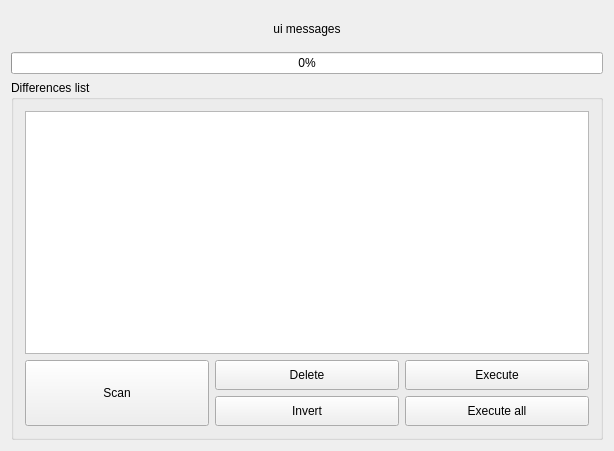
<?xml version="1.0" encoding="UTF-8"?>
<ui version="4.0">
 <class>MainWindow</class>
 <widget class="QMainWindow" name="MainWindow">
  <property name="geometry">
   <rect>
    <x>0</x>
    <y>0</y>
       <width>614</width>
       <height>451</height>
   </rect>
  </property>
  <property name="windowTitle">
   <string>ADB Sync</string>
  </property>
  <widget class="QWidget" name="centralWidget">
      <property name="enabled">
          <bool>true</bool>
      </property>
      <property name="sizePolicy">
          <sizepolicy hsizetype="Preferred" vsizetype="Preferred">
              <horstretch>0</horstretch>
              <verstretch>0</verstretch>
          </sizepolicy>
      </property>
      <layout class="QGridLayout" name="gridLayout">
          <item row="0" column="0">
              <layout class="QVBoxLayout" name="verticalLayout">
                  <property name="sizeConstraint">
                      <enum>QLayout::SetMaximumSize</enum>
                  </property>
                  <item>
                      <widget class="QLabel" name="ui_messages">
                          <property name="sizePolicy">
                              <sizepolicy hsizetype="Preferred" vsizetype="Fixed">
                                  <horstretch>0</horstretch>
                                  <verstretch>0</verstretch>
                              </sizepolicy>
                          </property>
                          <property name="minimumSize">
                              <size>
                                  <width>0</width>
                                  <height>35</height>
                              </size>
                          </property>
                          <property name="text">
                              <string>ui messages</string>
                          </property>
                          <property name="textFormat">
                              <enum>Qt::AutoText</enum>
                          </property>
                          <property name="alignment">
                              <set>Qt::AlignCenter</set>
                          </property>
                          <property name="wordWrap">
                              <bool>true</bool>
                          </property>
                      </widget>
                  </item>
                  <item>
                      <widget class="QProgressBar" name="progress1">
                          <property name="sizePolicy">
                              <sizepolicy hsizetype="Preferred" vsizetype="Fixed">
                                  <horstretch>0</horstretch>
                                  <verstretch>0</verstretch>
                              </sizepolicy>
                          </property>
                          <property name="value">
                              <number>0</number>
                          </property>
                      </widget>
                  </item>
                  <item>
                      <widget class="QGroupBox" name="groupBox1">
                          <property name="title">
                              <string>Differences list</string>
                          </property>
                          <layout class="QGridLayout" name="gridLayout_2">
                              <item row="0" column="0">
                                  <layout class="QVBoxLayout" name="verticalLayout_2">
                                      <item>
                                          <widget class="QTableWidget" name="list1">
                                              <property name="editTriggers">
                                                  <set>QAbstractItemView::NoEditTriggers</set>
                                              </property>
                                              <property name="alternatingRowColors">
                                                  <bool>true</bool>
                                              </property>
                                              <property name="verticalScrollMode">
                                                  <enum>QAbstractItemView::ScrollPerPixel</enum>
                                              </property>
                                              <property name="horizontalScrollMode">
                                                  <enum>QAbstractItemView::ScrollPerPixel</enum>
                                              </property>
                                              <property name="showGrid">
                                                  <bool>true</bool>
                                              </property>
                                              <property name="gridStyle">
                                                  <enum>Qt::SolidLine</enum>
                                              </property>
                                              <property name="cornerButtonEnabled">
                                                  <bool>true</bool>
                                              </property>
                                              <attribute name="horizontalHeaderVisible">
                                                  <bool>false</bool>
                                              </attribute>
                                              <attribute name="horizontalHeaderHighlightSections">
                                                  <bool>true</bool>
                                              </attribute>
                                              <attribute name="verticalHeaderVisible">
                                                  <bool>false</bool>
                                              </attribute>
                                              <attribute name="verticalHeaderDefaultSectionSize">
                                                  <number>21</number>
                                              </attribute>
                                              <attribute name="verticalHeaderHighlightSections">
                                                  <bool>true</bool>
                                              </attribute>
                                          </widget>
                                      </item>
                                      <item>
                                          <layout class="QGridLayout" name="gridLayout_3">
                                              <item row="0" column="0">
                                                  <widget class="QPushButton" name="pb_scan">
                                                      <property name="enabled">
                                                          <bool>true</bool>
                                                      </property>
                                                      <property name="sizePolicy">
                                                          <sizepolicy hsizetype="Minimum"
                                                                      vsizetype="Preferred">
                                                              <horstretch>0</horstretch>
                                                              <verstretch>0</verstretch>
                                                          </sizepolicy>
                                                      </property>
                                                      <property name="minimumSize">
                                                          <size>
                                                              <width>0</width>
                                                              <height>30</height>
                                                          </size>
                                                      </property>
                                                      <property name="text">
                                                          <string>Scan</string>
                                                      </property>
                                                  </widget>
                                              </item>
                                              <item row="0" column="2">
                                                  <layout class="QVBoxLayout"
                                                          name="verticalLayout_4">
                                                      <item>
                                                          <widget class="QPushButton"
                                                                  name="pb_execute">
                                                              <property name="sizePolicy">
                                                                  <sizepolicy hsizetype="Minimum"
                                                                              vsizetype="Preferred">
                                                                      <horstretch>0</horstretch>
                                                                      <verstretch>0</verstretch>
                                                                  </sizepolicy>
                                                              </property>
                                                              <property name="minimumSize">
                                                                  <size>
                                                                      <width>0</width>
                                                                      <height>30</height>
                                                                  </size>
                                                              </property>
                                                              <property name="text">
                                                                  <string>Execute</string>
                                                              </property>
                                                          </widget>
                                                      </item>
                                                      <item>
                                                          <widget class="QPushButton"
                                                                  name="pb_execute_all">
                                                              <property name="sizePolicy">
                                                                  <sizepolicy hsizetype="Minimum"
                                                                              vsizetype="Preferred">
                                                                      <horstretch>0</horstretch>
                                                                      <verstretch>0</verstretch>
                                                                  </sizepolicy>
                                                              </property>
                                                              <property name="minimumSize">
                                                                  <size>
                                                                      <width>0</width>
                                                                      <height>30</height>
                                                                  </size>
                                                              </property>
                                                              <property name="text">
                                                                  <string>Execute all</string>
                                                              </property>
                                                          </widget>
                                                      </item>
                                                  </layout>
                                              </item>
                                              <item row="0" column="1">
                                                  <layout class="QVBoxLayout"
                                                          name="verticalLayout_3">
                                                      <item>
                                                          <widget class="QPushButton"
                                                                  name="pb_delete">
                                                              <property name="sizePolicy">
                                                                  <sizepolicy hsizetype="Minimum"
                                                                              vsizetype="Preferred">
                                                                      <horstretch>0</horstretch>
                                                                      <verstretch>0</verstretch>
                                                                  </sizepolicy>
                                                              </property>
                                                              <property name="minimumSize">
                                                                  <size>
                                                                      <width>0</width>
                                                                      <height>30</height>
                                                                  </size>
                                                              </property>
                                                              <property name="text">
                                                                  <string>Delete</string>
                                                              </property>
                                                          </widget>
                                                      </item>
                                                      <item>
                                                          <widget class="QPushButton"
                                                                  name="pb_reverse">
                                                              <property name="sizePolicy">
                                                                  <sizepolicy hsizetype="Minimum"
                                                                              vsizetype="Preferred">
                                                                      <horstretch>0</horstretch>
                                                                      <verstretch>0</verstretch>
                                                                  </sizepolicy>
                                                              </property>
                                                              <property name="minimumSize">
                                                                  <size>
                                                                      <width>0</width>
                                                                      <height>30</height>
                                                                  </size>
                                                              </property>
                                                              <property name="text">
                                                                  <string>Invert</string>
                                                              </property>
                                                          </widget>
                                                      </item>
                                                  </layout>
                                              </item>
                                          </layout>
                                      </item>
                                  </layout>
                              </item>
                          </layout>
                      </widget>
                  </item>
              </layout>
          </item>
      </layout>
  </widget>
 </widget>
 <layoutdefault spacing="6" margin="11"/>
 <resources/>
 <connections/>
</ui>
